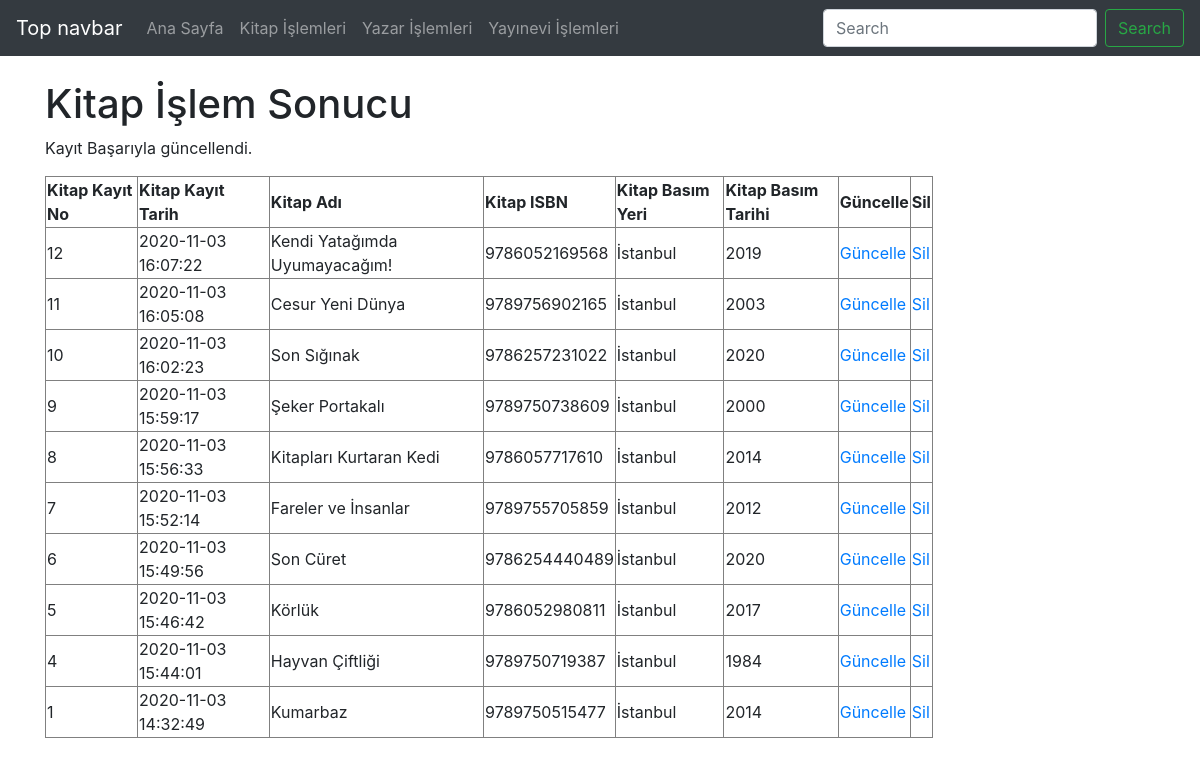
The app's page /alpertemiz_final/kitap_guncellendi.php with its own data.
### tables this page shows
CREATE TABLE `kitap` (
  `kitapNo` smallint(6) NOT NULL COMMENT 'Kitap tablosunun ana anahtarı',
  `kitapKayitTarih` timestamp NOT NULL DEFAULT CURRENT_TIMESTAMP COMMENT 'kitabın veri tabanına kayıt tarihi',
  `kitapAdi` varchar(200) NOT NULL COMMENT 'kitabın tam adı',
  `ISBN` varchar(13) NOT NULL COMMENT '13 haneli ISBN bilgisi',
  `kitapBasimYer` varchar(50) NOT NULL COMMENT 'kitabın basım yeri',
  `kitapBasimTarih` year(4) NOT NULL COMMENT 'kitabın basım yılı',
  `yayineviKayitNo` int(11) NOT NULL COMMENT 'Yayınevi Numarası Bilgisi',
  `yazarKayitNo` int(11) NOT NULL COMMENT 'yazar numara bilgisi'
);

### alpertemiz_final/kitap_guncellendi.php (the view, shortened to what this page needs)
<?php
    require_once("baglanti.php");
    $kitapNo = mysqli_real_escape_string($baglanti, $_POST['kitapNo']);
    $kitapAdi = mysqli_real_escape_string($baglanti, $_POST['kitapAdi']);
    $ISBN = mysqli_real_escape_string($baglanti, $_POST['ISBN']);
    $kitapBasimYer = mysqli_real_escape_string($baglanti, $_POST['kitapBasimYer']);
    $kitapBasimTarih = mysqli_real_escape_string($baglanti, $_POST['kitapBasimTarih']);
    $sorgu = "UPDATE kitap SET kitapAdi = '$kitapAdi', ISBN = '$ISBN', kitapBasimYer = '$kitapBasimYer', kitapBasimTarih = '$kitapBasimTarih' WHERE kitapNo = $kitapNo";
    if (mysqli_query($baglanti, $sorgu)) {
        $islemSonuc = "Kayıt Başarıyla güncellendi.";
    } else {
        $islemSonuc = "Hata: " . $sorgu . "<br>" . mysqli_error($baglanti);
    }
    $sorgu = mysqli_query($baglanti, "SELECT * FROM kitap ORDER BY kitapNo DESC");
?>
<!DOCTYPE html>
<html lang="tr"><head><meta http-equiv="Content-Type" content="text/html; charset=UTF-8">
<link href="bootstrap.min.css" rel="stylesheet">
    <link href="./katalog_files/navbar-top.css" rel="stylesheet">
  </head>
  <body>
    <nav class="navbar navbar-expand-md navbar-dark bg-dark mb-4">
  <a class="navbar-brand" href="https://getbootstrap.com/docs/4.4/examples/navbar-static/#">Top navbar</a>
  <div class="collapse navbar-collapse" id="navbarCollapse">
    <ul class="navbar-nav mr-auto">
      <li class="nav-item">
        <a class="nav-link" href="index.php">Ana Sayfa </a>
      </li>
      <li class="nav-item">
        <a class="nav-link" href="kitap.php">Kitap İşlemleri</a>
      </li>
      <li class="nav-item">
        <a class="nav-link" href="yazar.php">Yazar İşlemleri</a>
      </li>
      <li class="nav-item">
        <a class="nav-link" href="yayinevi.php">Yayınevi İşlemleri</a>
      </li>
    </ul>
    <form class="form-inline mt-2 mt-md-0">
      <input class="form-control mr-sm-2" type="text" placeholder="Search" aria-label="Search">
      <button class="btn btn-outline-success my-2 my-sm-0" type="submit">Search</button>
    </form>
  </div>
</nav>
<main role="main" class="container">
<h1>Kitap İşlem Sonucu</h1>
<p><?php echo $islemSonuc; ?></p>
<?php
echo("<table border=1 width=80%>");
    echo("<tr>");
    echo("<td><b>Kitap Kayıt No</b></td>");
    echo("<td><b>Kitap Kayıt Tarih</b></td>");
    echo("<td><b>Kitap Adı</b></td>");
    echo("<td><b>Kitap ISBN</b></td>");
    echo("<td><b>Kitap Basım Yeri</b></td>");
    echo("<td><b>Kitap Basım Tarihi</b></td>");
    echo("<td><b>Güncelle</b></td>");
    echo("<td><b>Sil</b></td>");
    echo("</tr>");
while($satir = mysqli_fetch_assoc($sorgu)){
    echo("<tr>");
    echo("<td>".$satir["kitapNo"]."</td>");
    echo("<td>".$satir["kitapKayitTarih"]."</td>");
    echo("<td>".$satir["kitapAdi"]."</td>");
    echo("<td>".$satir["ISBN"]."</td>");
    echo("<td>".$satir["kitapBasimYer"]."</td>");
    echo("<td>".$satir["kitapBasimTarih"]."</td>");
    echo("<td><a href='kitapguncellenecek.php?kitapNo=".$satir["kitapNo"]."'>Güncelle</a></td>");
    echo("<td><a href='kitapsil.php?kitapNo=".$satir["kitapNo"]."'>Sil</a></td>");
    echo("</tr>");
            }
echo("</table>");
?>
</main>
</body></html>

### alpertemiz_final/navbar-top.css (style rules this page uses)
body { min-height: 75rem; }

### records on screen
kitap: kitapNo "12", kitapKayitTarih "2020-11-03 16:07:22", kitapAdi "Kendi Yatağımda Uyumayacağım!", ISBN "9786052169568", kitapBasimYer "İstanbul", kitapBasimTarih "2019"
kitap: kitapNo "11", kitapKayitTarih "2020-11-03 16:05:08", kitapAdi "Cesur Yeni Dünya", ISBN "9789756902165", kitapBasimYer "İstanbul", kitapBasimTarih "2003"
kitap: kitapNo "10", kitapKayitTarih "2020-11-03 16:02:23", kitapAdi "Son Sığınak", ISBN "9786257231022", kitapBasimYer "İstanbul", kitapBasimTarih "2020"
kitap: kitapNo "9", kitapKayitTarih "2020-11-03 15:59:17", kitapAdi "Şeker Portakalı", ISBN "9789750738609", kitapBasimYer "İstanbul", kitapBasimTarih "2000"
kitap: kitapNo "8", kitapKayitTarih "2020-11-03 15:56:33", kitapAdi "Kitapları Kurtaran Kedi", ISBN "9786057717610", kitapBasimYer "İstanbul", kitapBasimTarih "2014"
kitap: kitapNo "7", kitapKayitTarih "2020-11-03 15:52:14", kitapAdi "Fareler ve İnsanlar", ISBN "9789755705859", kitapBasimYer "İstanbul", kitapBasimTarih "2012"
kitap: kitapNo "6", kitapKayitTarih "2020-11-03 15:49:56", kitapAdi "Son Cüret", ISBN "9786254440489", kitapBasimYer "İstanbul", kitapBasimTarih "2020"
kitap: kitapNo "5", kitapKayitTarih "2020-11-03 15:46:42", kitapAdi "Körlük", ISBN "9786052980811", kitapBasimYer "İstanbul", kitapBasimTarih "2017"
kitap: kitapNo "4", kitapKayitTarih "2020-11-03 15:44:01", kitapAdi "Hayvan Çiftliği", ISBN "9789750719387", kitapBasimYer "İstanbul", kitapBasimTarih "1984"
kitap: kitapNo "1", kitapKayitTarih "2020-11-03 14:32:49", kitapAdi "Kumarbaz", ISBN "9789750515477", kitapBasimYer "İstanbul", kitapBasimTarih "2014"

### other values on screen
$islemSonuc "Kayıt Başarıyla güncellendi."
